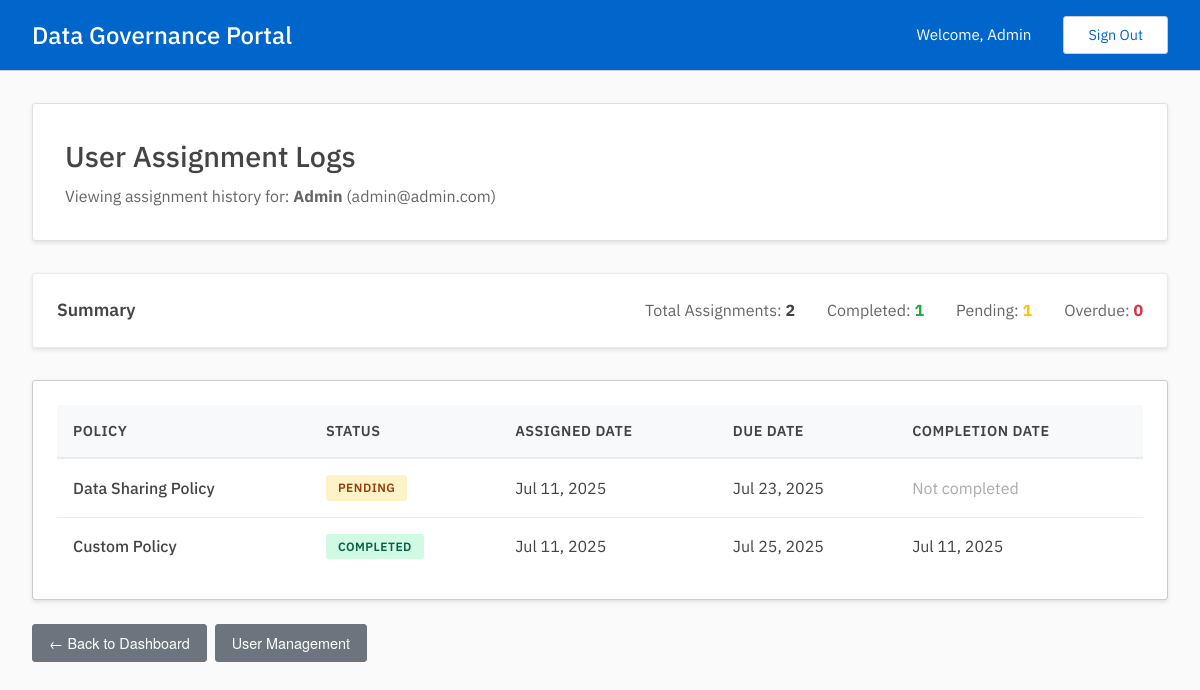
The app's page /admin/user/604147bc-83a2-4abc-b8df-1f1a7e721cee/logs (signed in) with its own data.
### tables this page shows
CREATE TABLE users(
        uuid TEXT UNIQUE NOT NULL PRIMARY KEY,
        email TEXT UNIQUE NOT NULL,
        password_hash TEXT NOT NULL,
        name TEXT NOT NULL,
        is_admin INTEGER NOT NULL DEFAULT 0
        );

CREATE TABLE assignments(
        uuid TEXT UNIQUE NOT NULL PRIMARY KEY,
        user TEXT NOT NULL,
        policy TEXT NOT NULL,
        assigned_at INTEGER,
        timeframe_seconds INTEGER,
        completed_at INTEGER,
        FOREIGN KEY (user) REFERENCES users(uuid) ON DELETE CASCADE ON UPDATE CASCADE,
        FOREIGN KEY (policy) REFERENCES policies(uuid) ON DELETE CASCADE ON UPDATE CASCADE
        );

CREATE TABLE policies(
        uuid TEXT UNIQUE NOT NULL PRIMARY KEY,
        name TEXT UNIQUE NOT NULL,
        description TEXT,
        pdf_link TEXT
        );

### admin.py (the view)
@admin.route('/user/<user_uuid>/logs', methods=['GET'])
@admin_required
def view_user_logs(user_uuid):
    user_result = read_get_user(uuid=user_uuid)
    if user_result['status'] != '200':
        flash('User not found.', 'error')
        return redirect(url_for('admin.dashboard'))
    logs_result = get_user_assignment_logs(user_uuid)
    logs = logs_result['data'] if logs_result['status'] == '200' else []
    return render_template('admin/user_logs.html',
                         user_info=user_result['data'],
                         logs=logs)

### app.py (called while the page is built)
@app.template_filter('timestamp_to_date')
def timestamp_to_date(timestamp):
    if timestamp:
        try:
            dt = datetime.fromtimestamp(timestamp)
            return dt.strftime('%b %d, %Y')
        except (ValueError, TypeError):
            return 'Invalid Date'
    return 'N/A'

### auth.py (called while the page is built)
def admin_required(f):
    @wraps(f)
    def wrap(*args, **kwargs):
        if session['user']['is_admin']:
            return f(*args, **kwargs)
        else:
            print("403: User is not an admin.")
            return redirect(url_for('user.dashboard'))
    return wrap

### db.py (called while the page is built, shortened)
def get_conn_curs():
    conn = sqlite3.connect(DATABASE)
    conn.row_factory = sqlite3.Row
    curs = conn.cursor()
    curs.execute("PRAGMA foreign_keys = ON")
    return conn, curs

def commit_close(conn, curs):
    conn.commit()
    curs.close()
    conn.close()

def get_user(uuid=None, email=None):
    conn, curs = get_conn_curs()
    if uuid:
        curs.execute("SELECT * FROM users WHERE uuid = ?", (uuid,))
    elif email:
        curs.execute("SELECT * FROM users WHERE email = ?", (email,))
    user = curs.fetchone()
    commit_close(conn, curs)
    if not user:
        return {
            "status": "404",
            "message": "User not found",
            "data": None
            }
    return {
        "status": "200",
        "message": "User found successfully",
        "data": dict(user)
        }

def get_user_assignment_logs(user_uuid):
    conn, curs = get_conn_curs()
    curs.execute("""
        SELECT a.*, p.name as policy_name,
               CASE
                   WHEN a.completed_at IS NOT NULL THEN 'completed'
                   WHEN (a.assigned_at + a.timeframe_seconds) < ? THEN 'overdue'
                   ELSE 'pending'
               END as status,
               (a.assigned_at + a.timeframe_seconds) as due_date
        FROM assignments a
        JOIN policies p ON a.policy = p.uuid
        WHERE a.user = ?
        ORDER BY a.assigned_at DESC
    """, (generate_timestamp(), user_uuid))
    assignments = curs.fetchall()
    commit_close(conn, curs)
    return {
        "status": "200",
        "message": "User assignment logs found successfully",
        "data": [dict(assignment) for assignment in assignments]
    }

### utils.py (called while the page is built)
def generate_timestamp():
    return int(time.time())

### templates/admin/user_logs.html (shortened to what this page needs)
{% extends "base.html" %}
{% block content %}
<div class="dashboard-header">
    <h2>User Assignment Logs</h2>
    <p>Viewing assignment history for: <strong>{{ user_info['name'] }}</strong> ({{ user_info['email'] }})</p>
</div>
<div class="quick-actions">
    <h3 class="quick-actions-title">Summary</h3>
    <div style="display: flex; gap: 2rem; flex-wrap: wrap;">
        <div>
            <span style="color: #666;">Total Assignments:</span>
            <strong>{{ logs|length }}</strong>
        </div>
        <div>
            <span style="color: #666;">Completed:</span>
            <strong style="color: #28a745;">{{ logs|selectattr('status', 'equalto', 'completed')|list|length }}</strong>
        </div>
        <div>
            <span style="color: #666;">Pending:</span>
            <strong style="color: #ffc107;">{{ logs|selectattr('status', 'equalto', 'pending')|list|length }}</strong>
        </div>
        <div>
            <span style="color: #666;">Overdue:</span>
            <strong style="color: #dc3545;">{{ logs|selectattr('status', 'equalto', 'overdue')|list|length }}</strong>
        </div>
    </div>
</div>
<div class="table-container">
    {% if logs %}
    <table class="data-table">
        <thead>
            <tr>
                <th>Policy</th>
                <th>Status</th>
                <th>Assigned Date</th>
                <th>Due Date</th>
                <th>Completion Date</th>
            </tr>
        </thead>
        <tbody>
            {% for log in logs %}
            <tr>
                <td>
                    <div style="font-weight: 500;">{{ log["policy_name"] }}</div>
                </td>
                <td>
                    {% if log["status"] == "completed" %}
                        <span class="status-badge status-completed">Completed</span>
                    {% elif log["status"] == "overdue" %}
                        <span class="status-badge status-overdue">Overdue</span>
                    {% else %}
                        <span class="status-badge status-pending">Pending</span>
                    {% endif %}
                </td>
                <td>{{ log["assigned_at"] | timestamp_to_date }}</td>
                <td>{{ log["due_date"] | timestamp_to_date }}</td>
                <td>
                    {% if log["completed_at"] %}
                        {{ log["completed_at"] | timestamp_to_date }}
                    {% else %}
                        <span style="color: #aaa;">Not completed</span>
                    {% endif %}
                </td>
            </tr>
            {% endfor %}
        </tbody>
    </table>
    {% else %}
    <div class="empty-state">
        <div class="empty-state-icon">📋</div>
        <p class="empty-state-text">No assignment history found for this user.</p>
    </div>
    {% endif %}
</div>
<div class="action-buttons mt-3">
    <a href="{{ url_for('admin.dashboard') }}" class="btn btn-secondary">
        ← Back to Dashboard
    </a>
    <a href="{{ url_for('admin.manage_users') }}" class="btn btn-secondary">
        User Management
    </a>
</div>
{% endblock %}

### templates/base.html (shortened to what this page needs)
<!DOCTYPE html>
<html lang="en">
<head>
    <link rel="stylesheet" href="{{ url_for('static', filename='styles.css') }}">
</head>
<body>
    {% if session.get('user') %}
    <header class="header">
        <div class="header-content">
            <div class="header-left">
                <h1>Data Governance Portal</h1>
            </div>
            <div class="header-right">
                <span class="welcome-text">Welcome, {{ session['user']['name'] }}</span>
                <a href="{{ url_for('login') }}" class="sign-out-btn">Sign Out</a>
            </div>
        </div>
    </header>
    {% endif %}
    <main class="main-content">
        {% block content %}{% endblock %}
    </main>
</body>
</html>

### static/styles.css (style rules this page uses)
* { margin: 0; padding: 0; box-sizing: border-box; }
body { font-family: 'IBM Plex Sans'; color: #444; line-height: 1.42; min-height: 100vh; display: flex; flex-direction: column; background-color: #fafafa; }
.header { background-color: #06c; color: white; padding: 1rem 0; box-shadow: rgba(0,0,0,0.2) 0 2px 8px; border-bottom: 1px solid #ccc; }
.header-content { max-width: 1200px; margin: 0 auto; color: white; padding: 0 2rem; display: flex; justify-content: space-between; align-items: center; }
.header-left { display: flex; align-items: center; gap: 0.5rem; }
.header h1 { font-size: 1.5rem; font-weight: 500; color: white; }
.header-right { display: flex; align-items: center; gap: 2rem; }
.welcome-text { font-size: 0.95rem; color: white; }
.sign-out-btn { background-color: transparent; color: #06c; border: 1px solid #ccc; padding: 0.5rem 1.5rem; border-radius: 3px; text-decoration: none; transition: all 0.3s ease; font-size: 0.9rem; background-color: white; }
.main-content { flex: 1; max-width: 1200px; width: 100%; margin: 0 auto; background-color: #fafafa; padding: 2rem; }
.dashboard-header { background-color: white; padding: 2rem; border-radius: 3px; margin-bottom: 2rem; box-shadow: rgba(0,0,0,0.1) 0 2px 4px; border: 1px solid #e0e0e0; }
.dashboard-header h2 { color: #444; font-size: 1.8rem; margin-bottom: 0.5rem; font-weight: 500; }
.dashboard-header p { color: #666; font-size: 1rem; }
.table-container { background-color: white; border-radius: 3px; padding: 1.5rem; box-shadow: rgba(0,0,0,0.1) 0 2px 4px; border: 1px solid #ccc; overflow-x: auto; }
.data-table { width: 100%; border-collapse: collapse; }
.data-table th { background-color: #f8f9fa; color: #444; font-weight: 600; text-align: left; padding: 1rem; border-bottom: 2px solid #e9ecef; font-size: 0.9rem; text-transform: uppercase; letter-spacing: 0.5px; }
.data-table td { padding: 1rem; border-bottom: 1px solid #e9ecef; color: #444; }
.data-table tr:last-child td { border-bottom: none; }
.btn { padding: 0.5rem 1rem; border-radius: 3px; text-decoration: none; font-size: 0.9rem; cursor: pointer; transition: all 0.3s ease; border: 1px solid transparent; display: inline-block; text-align: center; font-family: 'Helvetica Neue', 'Helvetica', 'Arial', sans-serif; }
.btn-secondary { background-color: #6c757d; color: white; border-color: #6c757d; }
.status-badge { display: inline-block; padding: 0.25rem 0.75rem; border-radius: 3px; font-size: 0.75rem; font-weight: 600; text-transform: uppercase; letter-spacing: 0.5px; }
.status-pending { background: #fef3c7; color: #92400e; }
.status-completed { background: #d1fae5; color: #065f46; }
.action-buttons { display: flex; gap: 0.5rem; align-items: center; }
.quick-actions { background: white; border-radius: 3px; padding: 1.5rem; margin-bottom: 2rem; box-shadow: rgba(0,0,0,0.1) 0 2px 4px; border: 1px solid #e9ecef; display: flex; justify-content: space-between; align-items: center; flex-wrap: wrap; gap: 1rem; }
.quick-actions-title { font-size: 1.1rem; font-weight: 600; color: #444; }
.mt-3 { margin-top: 1.5rem; }

### records on screen
users: user.name "Admin", name "Admin", email "admin@admin.com"
assignments: policy_name "Data Sharing Policy", shows "PENDING", assigned_at "Jul 11, 2025", due_date "Jul 23, 2025", shows "Not completed"
assignments: policy_name "Custom Policy", shows "COMPLETED", assigned_at "Jul 11, 2025", due_date "Jul 25, 2025", completed_at "Jul 11, 2025"

### other values on screen
{{ logs|length }} "2"
{{ logs|selectattr('status', 'equalto', 'completed')|list|length }} "1"
{{ logs|selectattr('status', 'equalto', 'pending')|list|length }} "1"
{{ logs|selectattr('status', 'equalto', 'overdue')|list|length }} "0"
